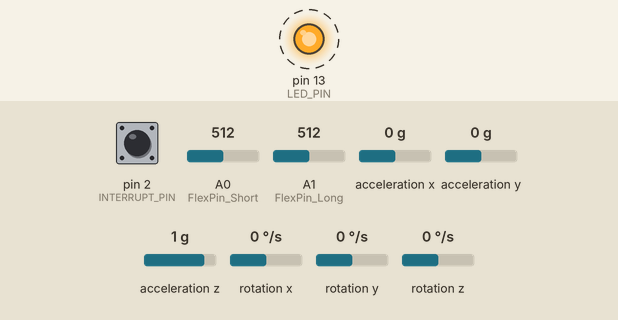
Bench run of a sketch on a simulated Arduino Uno, built with avr-gcc and run on an emulated ATmega328P. On the bench: output pins drawn as LEDs (lit = HIGH). Dashed ring = blinking. The inputs (shaded band) are chosen by the test bench; at power-on: pin 2 (INTERRUPT_PIN) LOW, A0 (FlexPin_Short) = 512, A1 (FlexPin_Long) = 512, acceleration x 0 g, acceleration y 0 g, acceleration z 1 g, rotation x 0 °/s, rotation y 0 °/s, rotation z 0 °/s. The sensor or clock chip raises its interrupt line as the real part does; what the sketch prints to the serial monitor is not drawn.

Above: at 0.54 s.
Timing chart, 0 to 3.5 s (numbered marks = the images above):
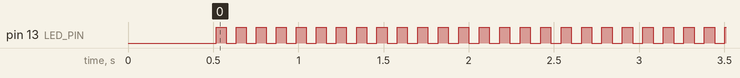

Measured:
- by itself, pin 13 (LED_PIN): alternates HIGH for 0.06 s and LOW for 0.06 s

The sketch:

Glove_Input.ino
```cpp
#include <Servo.h>  // add servo library
#if I2CDEV_IMPLEMENTATION == I2CDEV_ARDUINO_WIRE
  #include "Wire.h"
#endif
#include "I2Cdev.h"
#include "MPU6050_6Axis_MotionApps20.h"
//#include "HCPCA9685.h"
#include <movingAvg.h>

#define  I2CAdd 0x40
#define OUTPUT_READABLE_YAWPITCHROLL
#define INTERRUPT_PIN 2  // use pin 2 on Arduino Uno
#define LED_PIN 13 // use pin 13 on Arduino Uno

//HCPCA9685 HCPCA9685(I2CAdd);
MPU6050 mpu;

bool blinkState = false;
// MPU control/status vars
bool dmpReady = false;  // set true if DMP init was successful
uint8_t mpuIntStatus;   // holds actual interrupt status byte from MPU
uint8_t devStatus;      // return status after each device operation (0 = success, !0 = error)
uint16_t packetSize;    // expected DMP packet size (default is 42 bytes)
uint16_t fifoCount;     // count of all bytes currently in FIFO
uint8_t fifoBuffer[64]; // FIFO storage buffer

// orientation/motion vars
Quaternion q;           // [w, x, y, z]         quaternion container
VectorFloat gravity;    // [x, y, z]            gravity vector
float ypr[3];           // [yaw, pitch, roll]   yaw/pitch/roll container and gravity vector

int j = 0;
float YawCorrection;
float PitchCorrection;
float RollCorrection;
const int FlexPin_Long = A1;
const int FlexPin_Short = A0;

bool LockShoulderWrist = false;
bool LockElbow = false;
int LastShoulderLock = 0;
int LastElbowLock = 0;
int LastWristLock = 0;
bool reset = true;

int LongFlex;
int ShortFlex;
int AverageFlex;
int Angle;
int MovingAvg;

movingAvg Avg(5); //change if clamp is opening/closing too slow/fast

// ================================================================
// ===                         SETUP                            ===
// ================================================================

volatile bool mpuInterrupt = false;     // indicates whether MPU interrupt pin has gone high
void dmpDataReady() {
  mpuInterrupt = true;
}

void setup()
{
  // join I2C bus
  #if I2CDEV_IMPLEMENTATION == I2CDEV_ARDUINO_WIRE
    Wire.begin();
    Wire.setClock(400000); // 400kHz I2C clock. Comment this line if having compilation difficulties
    Wire.setWireTimeout(5000, true); // avoids program crash due to wire.h library
  #elif I2CDEV_IMPLEMENTATION == I2CDEV_BUILTIN_FASTWIRE
    Fastwire::setup(400, true);
  #endif

  Serial.begin(115200); // initialize maximum baudrate
  while (!Serial);

  // initialize device
  Serial.println(F("Initializing I2C devices..."));
  mpu.initialize();
  pinMode(INTERRUPT_PIN, INPUT);

  // verify connection
  Serial.println(F("Testing device connections..."));
  Serial.println(mpu.testConnection() ? F("MPU6050 connection successful") : F("MPU6050 connection failed"));

  // wait for ready
  //Serial.println(F("\nSend any character to begin DMP programming and demo: "));
  //while (Serial.available() && Serial.read()); // empty buffer
  //while (!Serial.available());                 // wait for data
  //while (Serial.available() && Serial.read()); // empty buffer again

  // load and configure the DMP
  Serial.println(F("Initializing DMP..."));
  devStatus = mpu.dmpInitialize();

  // supply your own gyro offsets here, scaled for min sensitivity
  mpu.setXGyroOffset(220);
  mpu.setYGyroOffset(76);
  mpu.setZGyroOffset(-85);
  mpu.setZAccelOffset(1788); // 1688 factory default for my test chip

  // make sure it worked (returns 0 if so)
  if (devStatus == 0) {
    // Calibration Time: generate offsets and calibrate our MPU6050
    mpu.CalibrateAccel(6);
    mpu.CalibrateGyro(6);
    mpu.PrintActiveOffsets();
    // turn on the DMP, now that it's ready
    Serial.println(F("Enabling DMP..."));
    mpu.setDMPEnabled(true);

    // enable Arduino interrupt detection
    Serial.print(F("Enabling interrupt detection (Arduino external interrupt "));
    Serial.print(digitalPinToInterrupt(INTERRUPT_PIN));
    Serial.println(F(")..."));
    attachInterrupt(digitalPinToInterrupt(INTERRUPT_PIN), dmpDataReady, RISING);
    mpuIntStatus = mpu.getIntStatus();

    // set our DMP Ready flag so the main loop() function knows it's okay to use it
    Serial.println(F("DMP ready! Waiting for first interrupt..."));
    dmpReady = true;

    // get expected DMP packet size for later comparison
    packetSize = mpu.dmpGetFIFOPacketSize();
  } else {
    // ERROR!
    // 1 = initial memory load failed
    // 2 = DMP configuration updates failed
    // (if it's going to break, usually the code will be 1)
    Serial.print(F("DMP Initialization failed (code "));
    Serial.print(devStatus);
    Serial.println(F(")"));
  }

  // configure LED for output
  pinMode(LED_PIN, OUTPUT);

  //HCPCA9685.Init(SERVO_MODE);
  //HCPCA9685.Sleep(false);
  //HCPCA9685.Servo(0, 222);
  //HCPCA9685.Servo(4, 217);
  Avg.begin();
}

// ================================================================
// ===                    MAIN PROGRAM LOOP                     ===
// ================================================================

void loop() {
// exit if mpu/dmp programming failed
  if (!dmpReady) return;
  // read packet from FIFO
  if (mpu.dmpGetCurrentFIFOPacket(fifoBuffer)) { // Get the Latest packet
    #ifdef OUTPUT_READABLE_YAWPITCHROLL
      // acquire dmp values
      mpu.dmpGetQuaternion(&q, fifoBuffer);
      mpu.dmpGetGravity(&gravity, &q);
      mpu.dmpGetYawPitchRoll(ypr, &q, &gravity);

      // calculate ypr values in degrees
      ypr[0] = ypr[0] * 180 / M_PI;
      ypr[1] = ypr[1] * 180 / M_PI;
      ypr[2] = ypr[2] * 180 / M_PI;

      // additional calibration while MPU stabilizes
      if (j <= 15) //change back to 1.5k
      {
        YawCorrection = ypr[0];
        PitchCorrection = ypr[1];
        RollCorrection = ypr[2];
        j++;
        //Serial.println(j);
      }

      else
      {
        ypr[0] = ypr[0] - YawCorrection;
        ypr[1] = ypr[1] - PitchCorrection;
        ypr[2] = ypr[2] - RollCorrection;

        // assign ypr values to corresponding component
        int shoulder = ypr[0];
        int elbow1 = ypr[1];
        int wrist = ypr[2];

        // check for gimbal lock
        GimbalLockCheck(shoulder, elbow1, wrist);

        if (LockShoulderWrist == true)
        {
          elbow1 = map(elbow1, -50, 50, 395, 50);
          elbow1 = constrain(elbow1, 50, 395);
          //HCPCA9685.Servo(1, LastShoulderLock);
          //HCPCA9685.Servo(3, elbow1);
          //HCPCA9685.Servo(6, LastWristLock);

          Serial.print("[0," + String(LastShoulderLock) + "," + String(elbow1) + ",0," + String(LastWristLock) + ",");
        }
        else if (LockElbow == true)
        {
          shoulder = map(shoulder, -45, 45, 40, 375);
          shoulder = constrain(shoulder, 40, 375);
          wrist = map(wrist, -30, 30, 375, 45);
          wrist = constrain(wrist, 45, 375);
          //HCPCA9685.Servo(1, shoulder);
          //HCPCA9685.Servo(3, LastElbowLock);
          //HCPCA9685.Servo(6, wrist);

          Serial.print("[0," + String(shoulder) + "," + String(LastElbowLock) + ",0," + String(wrist) + ",");
        }
        else
        {
          shoulder = map(shoulder, -45, 45, 40, 375);
          shoulder = constrain(shoulder, 40, 375);
          elbow1 = map(elbow1, -50, 50, 395, 50);
          elbow1 = constrain(elbow1, 50, 395);
          wrist = map(wrist, -30, 30, 375, 45);
          wrist = constrain(wrist, 45, 375);
          //HCPCA9685.Servo(1, shoulder);
          //HCPCA9685.Servo(3, elbow1);
          //HCPCA9685.Servo(6, wrist);

          Serial.print("[0," + String(shoulder) + "," + String(elbow1) + ",0," + String(wrist) + ",");
        }

        clamp();

        Serial.println("");
        //Serial.println("state:" + String(LockShoulderWrist) + "," + String(LockElbow) + "," + String(reset));
      }

    #endif

    // blink LED to indicate activity
    blinkState = !blinkState;
    digitalWrite(LED_PIN, blinkState);
  }
  delay(50);
}

int GimbalLockCheck(int shoulder, int elbow, int wrist)
{
  if ((elbow < -50 || elbow > 50) && LockElbow == false)
  {
    LockShoulderWrist = true;
    if (reset == true)
    {
      LastShoulderLock = shoulder;
      LastWristLock = wrist;
      LastShoulderLock = map(LastShoulderLock, -45, 45, 40, 375);
      LastShoulderLock = constrain(LastShoulderLock, 40, 375);
      LastWristLock = map(LastWristLock, -30, 30, 375, 45);
      LastWristLock = constrain(LastWristLock, 45, 375);
      reset = false;
    }
    return;
  }
  else
  {
    LockShoulderWrist = false;
  }

  if ((wrist < -30 || wrist > 30) && LockShoulderWrist == false)
  {
    LockElbow = true;
    if (reset == true)
    {
      LastElbowLock = elbow;
      LastElbowLock = map(LastElbowLock, -50, 50, 395, 50);
      LastElbowLock = constrain(LastElbowLock, 50, 395);
      reset = false;
    }
    return;
  }
  else
  {
    LockElbow = false;
  }

  reset = true;
  return;
}

void clamp()
{
  LongFlex = analogRead(FlexPin_Long);
  LongFlex = constrain(LongFlex, 200, 460);
  ShortFlex = analogRead(FlexPin_Short);
  ShortFlex = constrain(ShortFlex, 360,620);

  AverageFlex = (LongFlex + ShortFlex)/2; // min 280 and max 540
  MovingAvg = Avg.reading(AverageFlex);
  MovingAvg = constrain(MovingAvg, 320, 510);
  Serial.print(String(MovingAvg) + ",0]");
  //Angle = map(MovingAvg, 280, 540, 56, 350);
  //HCPCA9685.Servo(7, Angle);
  //delay(5);
}
```
